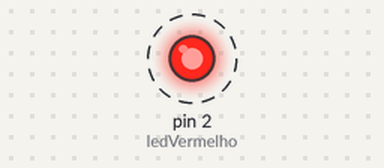
A sketch run on a simulated Arduino Uno, built with avr-gcc and run on an emulated ATmega328P. On the bench: output pins drawn as LEDs (lit = HIGH). Dashed ring = blinking.

Above: at 0.5 s.
Timing chart, 0 to 3.5 s (numbered marks = the images above):
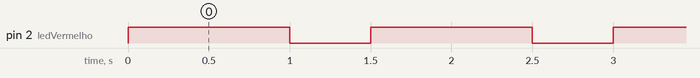

The sketch:

primeiro-projeto.ino
```cpp
int ledVermelho = 2;

void setup() {
  pinMode(ledVermelho, OUTPUT);
}

void loop() {
  digitalWrite(ledVermelho, HIGH);
  delay(1000);
  digitalWrite(ledVermelho, LOW);
  delay(500);
}
```

Measured:
- by itself, pin 2 (ledVermelho): alternates HIGH for 1.0 s and LOW for 0.50 s
